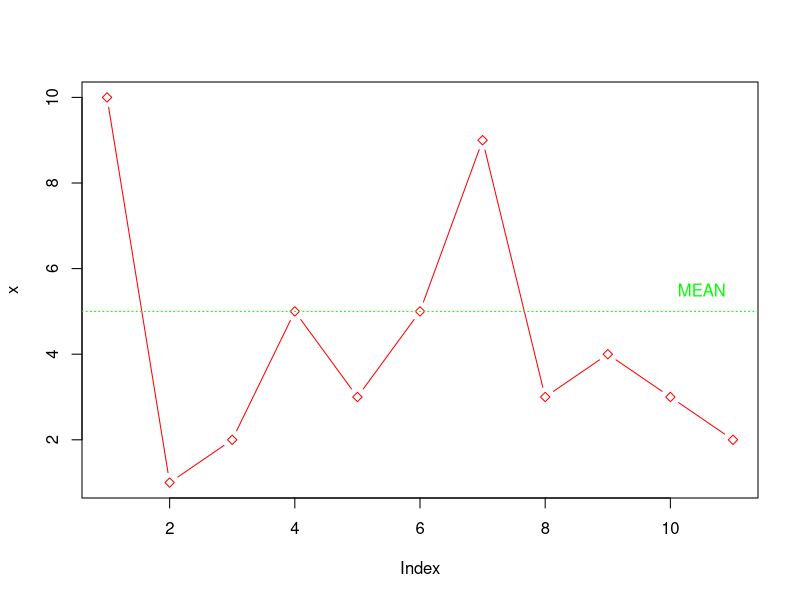

R code for this plot:
x <- c(10,1,2,5,3,5,9,3,4,3,2)
plot(x,type = 'b'  ,pch=23 , col='red' )
abline(h=5,col='green',lty=3)
text(10.5,5.5,'MEAN',col='green')

